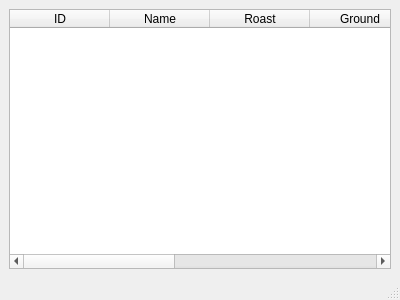
<?xml version="1.0" encoding="UTF-8"?>
<ui version="4.0">
 <class>MainWindow</class>
 <widget class="QMainWindow" name="MainWindow">
  <property name="geometry">
   <rect>
    <x>0</x>
    <y>0</y>
    <width>400</width>
    <height>300</height>
   </rect>
  </property>
  <property name="windowTitle">
   <string>Coffee</string>
  </property>
  <widget class="QWidget" name="centralwidget">
   <layout class="QVBoxLayout" name="verticalLayout">
    <item>
     <widget class="QTableWidget" name="tableWidget">
      <column>
       <property name="text">
        <string>ID</string>
       </property>
      </column>
      <column>
       <property name="text">
        <string>Name</string>
       </property>
      </column>
      <column>
       <property name="text">
        <string>Roast</string>
       </property>
      </column>
      <column>
       <property name="text">
        <string>Ground</string>
       </property>
      </column>
      <column>
       <property name="text">
        <string>Description</string>
       </property>
      </column>
      <column>
       <property name="text">
        <string>Price</string>
       </property>
      </column>
      <column>
       <property name="text">
        <string>Volume</string>
       </property>
      </column>
      <columnStretch>0</columnStretch>
     </widget>
    </item>
   </layout>
  </widget>
  <widget class="QMenuBar" name="menubar">
   <property name="geometry">
    <rect>
     <x>0</x>
     <y>0</y>
     <width>400</width>
     <height>22</height>
    </rect>
   </property>
  </widget>
  <widget class="QStatusBar" name="statusbar"/>
 </widget>
 <resources/>
 <connections/>
</ui>
